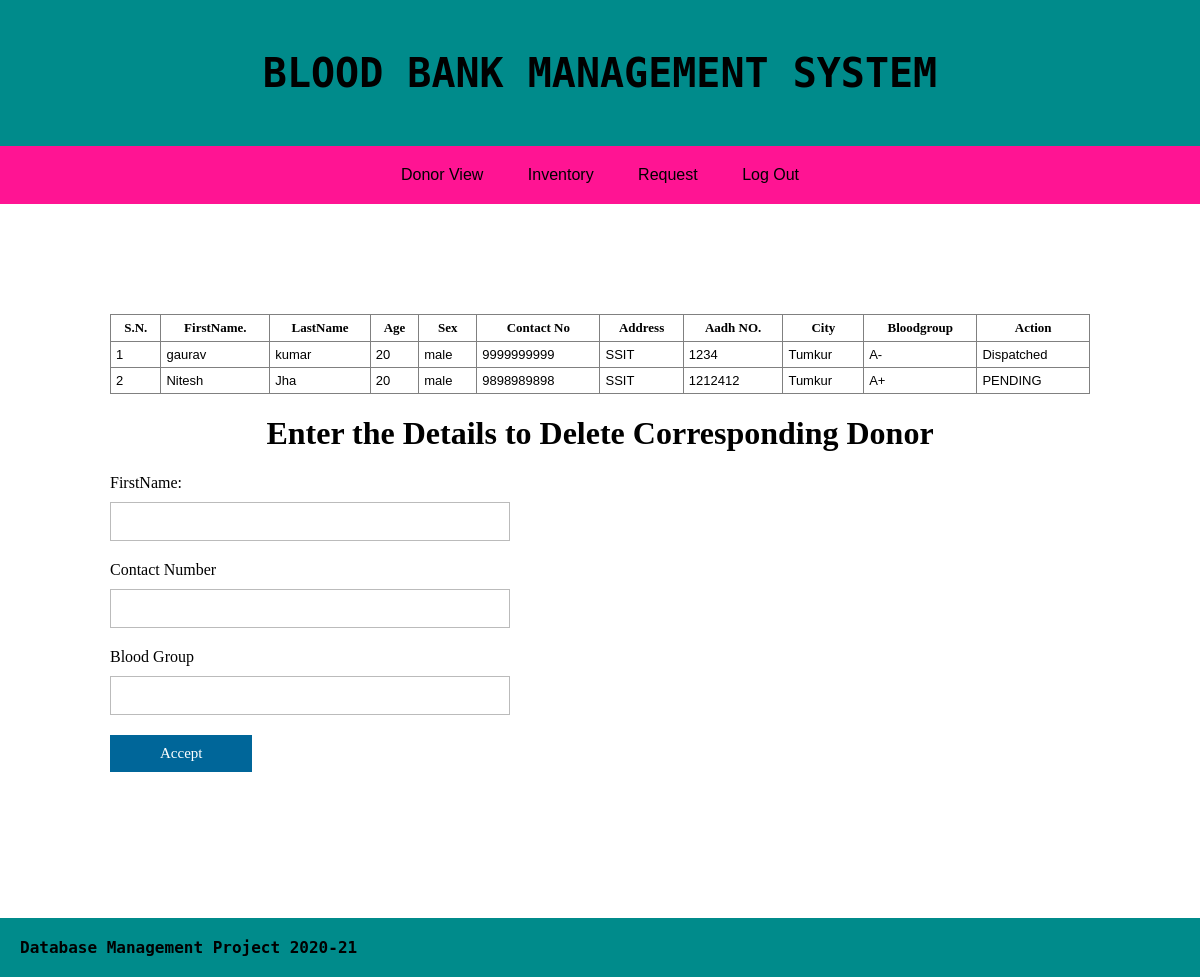
Page /trailrequestview.php on the committed database.
### tables this page shows
CREATE TABLE IF NOT EXISTS `request_registration` (
  `request_id` int(11) NOT NULL AUTO_INCREMENT,
  `first_name` varchar(100) DEFAULT NULL,
  `last_name` varchar(100) DEFAULT NULL,
  `age` int(10) DEFAULT NULL,
  `sex` varchar(10) DEFAULT NULL,
  `no` bigint(10) NOT NULL,
  `address` varchar(100) NOT NULL,
  `aadhar` bigint(14) NOT NULL,
  `city` varchar(100) NOT NULL,
  `bloodgroup` varchar(10) NOT NULL,
  `action` varchar(100) DEFAULT NULL,
  PRIMARY KEY (`request_id`)
);

### trailrequestview.php (the view, shortened to what this page needs)
<html>
<body>
    <div class="headerwrapper">
   BLOOD BANK MANAGEMENT SYSTEM
    </div>
     <div class="menu" style="">
       <a href="traildonorview.php">Donor View</a>
       <a href="trailinventory.php">Inventory</a>
       <a href="trailrequest.php">Request</a>
        <a href="logout.php">Log Out</a>
    </div>
    <div class="mainbody" >
	 <div class="mainbox">
  <?php
         $servername="localhost";
$username="root";
$password="";
$db="bloodbank";
$conn=new mysqli($servername,$username,$password,$db);
       $sql="SELECT * from request_registration order by request_id";
 $res = mysqli_query($conn, $sql);
		 ?>
         <table width="100%" border="1px" cellpadding="5px" cellspacing="0px"
         style="font-size:13px;border-collapse: collapse;">
            <thead>
                <tr>
                   <th>S.N.</th>
                   <th>FirstName.</th>
                   <th>LastName</th>
                   <th>Age</th>
                   <th>Sex</th>
                   <th>Contact No</th>
                   <th>Address</th>
                   <th>Aadh NO.</th>
                   <th>City</th>
					<th>Bloodgroup</th>
                    <th>Action</th>
                </tr>
            </thead>
            <tbody>
             <?php
			 while ($row = mysqli_fetch_array($res))
             {
                echo   ' <tr style="font-family:arial;">
                   <td>'.$row['request_id'].'</td>
                   <td>'.$row['first_name'].'</td>
                   <td>'.$row['last_name'].'</td>
                   <td>'.$row['age'].'</td>
                   <td>'.$row['sex'].'</td>
                   <td>'.$row['no'].'</td>
                   <td>'.$row['address'].'</td>
                   <td>'.$row['aadhar'].'</td>
                   <td>'.$row['city'].'</td>
				   <td>'.$row['bloodgroup'].'</td>
                   <td>'.$row['action'].'</td>
                   </tr>' ;
				   } ?>
			 </tbody>
</table>
         <form action="trailrequestview.php" method="post">
             <h1><center>Enter the Details to Delete Corresponding Donor<br/></center></h1>
    FirstName:<br/>
         <input type="text" name="fname" class="finp" required="" value=""> <br/>
         Contact Number <br/>
         <input type="text" name="no" class="finp" required="" value=""> <br/>
         Blood Group <br/>
         <input type="text" name="bg" class="finp" required="" value=""> <br/>
         <button type="submit" class="sbtn"><?php
				 echo "Accept"; ?>
         </button>
         </form>
    </div>
    </div>
       <div class="footer">
          Database Management Project 2020-21
       </div>
 </body>
</html>

### trailrequestview.php (style rules this page uses)
body { margin:0px;font-family:verdana; }
.finp { border:1px solid #bbb;padding:10px;width:100%;max-width:400px;margin-top:10px;margin-bottom:20px; font-family:verdana;font-size:15px; }
.sbtn { border:0px;padding:10px 50px;font-family:verdana;font-size:15px;background:#069;color:#fff; margin-bottom:20px; }
.headerwrapper { background:#008b8b;padding:50px 20px;font-size:40px;text-align:center;font-family:"monospace",courier new,lucida console;font-weight:bold; }
.menu { background:#ff1493;text-align:center;padding:20px;font-family:"arial"; }
.menu a, .menu:visited { color:#000000;text-decoration:none;padding:10px 20px; }
.mainbody { padding:100px; }
.mainbox { padding:10px; }
.footer { background:#008b8b;padding:20px;color:#000000;font-family:"monospace",courier new,lucida console;font-weight:bold; }

### rows in the picture
request_registration: request_id "1", first_name "gaurav", last_name "kumar", age "20", sex "male", no "9999999999", address "SSIT", aadhar "1234", city "Tumkur", bloodgroup "A-", action "Dispatched"
request_registration: request_id "2", first_name "Nitesh", last_name "Jha", age "20", sex "male", no "9898989898", address "SSIT", aadhar "1212412", city "Tumkur", bloodgroup "A+", action "PENDING"
